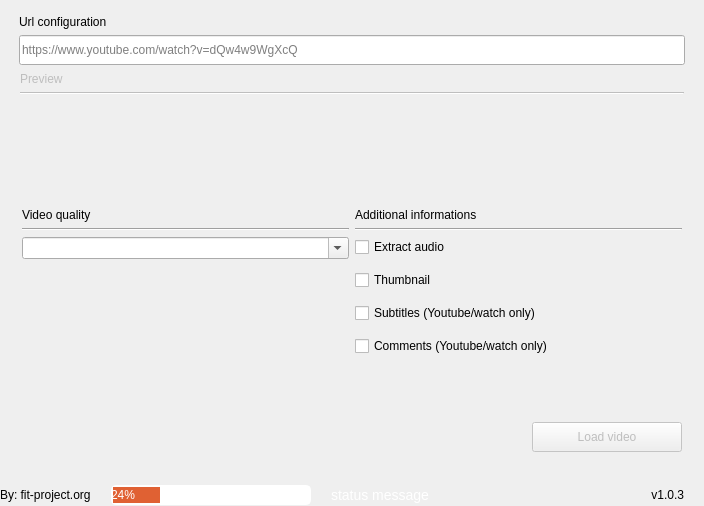
           <widget class="QFrame" name="content_bottom">
            <property name="frameShape">
             <enum>QFrame::NoFrame</enum>
            </property>
            <property name="frameShadow">
             <enum>QFrame::Raised</enum>
            </property>
            <layout class="QVBoxLayout" name="verticalLayout_6">
             <property name="spacing">
              <number>0</number>
             </property>
             <property name="leftMargin">
              <number>0</number>
             </property>
             <property name="topMargin">
              <number>0</number>
             </property>
             <property name="rightMargin">
              <number>0</number>
             </property>
             <property name="bottomMargin">
              <number>0</number>
             </property>
             <item>
              <widget class="QFrame" name="content">
               <property name="frameShape">
                <enum>QFrame::NoFrame</enum>
               </property>
               <property name="frameShadow">
                <enum>QFrame::Raised</enum>
               </property>
               <layout class="QHBoxLayout" name="horizontalLayout_4">
                <property name="spacing">
                 <number>0</number>
                </property>
                <property name="leftMargin">
                 <number>10</number>
                </property>
                <property name="topMargin">
                 <number>10</number>
                </property>
                <property name="rightMargin">
                 <number>10</number>
                </property>
                <property name="bottomMargin">
                 <number>10</number>
                </property>
                <item>
                 <widget class="QFrame" name="content_container">
                  <property name="maximumSize">
                   <size>
                    <width>16777215</width>
                    <height>16777215</height>
                   </size>
                  </property>
                  <layout class="QVBoxLayout" name="verticalLayout_9">
                   <property name="spacing">
                    <number>0</number>
                   </property>
                   <property name="leftMargin">
                    <number>0</number>
                   </property>
                   <property name="topMargin">
                    <number>0</number>
                   </property>
                   <property name="rightMargin">
                    <number>0</number>
                   </property>
                   <property name="bottomMargin">
                    <number>0</number>
                   </property>
                   <item>
                    <widget class="QFrame" name="top_container">
                     <property name="frameShape">
                      <enum>QFrame::NoFrame</enum>
                     </property>
                     <layout class="QVBoxLayout" name="server_configuration_vlayout">
                      <property name="topMargin">
                       <number>5</number>
                      </property>
                      <property name="bottomMargin">
                       <number>0</number>
                      </property>
                      <item>
                       <layout class="QVBoxLayout" name="url_configuration_container">
                        <property name="topMargin">
                         <number>0</number>
                        </property>
                        <property name="bottomMargin">
                         <number>0</number>
                        </property>
                        <item>
                         <layout class="QHBoxLayout" name="url_configuration_top_layout">
                          <property name="bottomMargin">
                           <number>0</number>
                          </property>
                          <item>
                           <widget class="QLabel" name="url_configuration_title">
                            <property name="styleSheet">
                             <string notr="true"/>
                            </property>
                            <property name="text">
                             <string>Url configuration</string>
                            </property>
                           </widget>
                          </item>
                         </layout>
                        </item>
                        <item>
                         <widget class="QLineEdit" name="input_url">
                          <property name="minimumSize">
                           <size>
                            <width>0</width>
                            <height>30</height>
                           </size>
                          </property>
                          <property name="text">
                           <string/>
                          </property>
                          <property name="placeholderText">
                           <string>https://www.youtube.com/watch?v=dQw4w9WgXcQ</string>
                          </property>
                         </widget>
                        </item>
                       </layout>
                      </item>
                      <item>
                       <widget class="QFrame" name="preview_container">
                        <property name="enabled">
                         <bool>false</bool>
                        </property>
                        <layout class="QVBoxLayout" name="preview_container_layout">
                         <property name="spacing">
                          <number>-1</number>
                         </property>
                         <property name="leftMargin">
                          <number>1</number>
                         </property>
                         <property name="topMargin">
                          <number>1</number>
                         </property>
                         <property name="rightMargin">
                          <number>1</number>
                         </property>
                         <property name="bottomMargin">
                          <number>1</number>
                         </property>
                         <item>
                          <widget class="QLabel" name="preview_box_title">
                           <property name="text">
                            <string>Preview</string>
                           </property>
                          </widget>
                         </item>
                         <item>
                          <widget class="Line" name="preview_line_separator">
                           <property name="orientation">
                            <enum>Qt::Horizontal</enum>
                           </property>
                          </widget>
                         </item>
                         <item>
                          <layout class="QHBoxLayout" name="preview_box">
                           <property name="topMargin">
                            <number>0</number>
                           </property>
                           <property name="rightMargin">
                            <number>0</number>
                           </property>
                           <property name="bottomMargin">
                            <number>0</number>
                           </property>
                           <item>
                            <layout class="QVBoxLayout" name="preview_thumbnail_box">
                             <property name="spacing">
                              <number>0</number>
                             </property>
                             <property name="sizeConstraint">
                              <enum>QLayout::SetDefaultConstraint</enum>
                             </property>
                             <item>
                              <widget class="QLabel" name="preview_thumbnail">
                               <property name="minimumSize">
                                <size>
                                 <width>0</width>
                                 <height>0</height>
                                </size>
                               </property>
                               <property name="maximumSize">
                                <size>
                                 <width>214</width>
                                 <height>120</height>
                                </size>
                               </property>
                               <property name="text">
                                <string/>
                               </property>
                               <property name="scaledContents">
                                <bool>false</bool>
                               </property>
                               <property name="wordWrap">
                                <bool>false</bool>
                               </property>
                              </widget>
                             </item>
                            </layout>
                           </item>
                           <item>
                            <layout class="QVBoxLayout" name="preview_informations">
                             <property name="leftMargin">
                              <number>20</number>
                             </property>
                             <item>
                              <widget class="QLabel" name="preview_title">
                               <property name="text">
                                <string/>
                               </property>
                               <property name="wordWrap">
                                <bool>true</bool>
                               </property>
                              </widget>
                             </item>
                             <item>
                              <widget class="QLabel" name="preview_duration">
                               <property name="text">
                                <string/>
                               </property>
                              </widget>
                             </item>
                             <item>
                              <spacer name="horizontalSpacer">
                               <property name="orientation">
                                <enum>Qt::Horizontal</enum>
                               </property>
                               <property name="sizeHint" stdset="0">
                                <size>
                                 <width>40</width>
                                 <height>20</height>
                                </size>
                               </property>
                              </spacer>
                             </item>
                             <item>
                              <spacer name="preview_informations_vertical_spacer">
                               <property name="orientation">
                                <enum>Qt::Vertical</enum>
                               </property>
                               <property name="sizeHint" stdset="0">
                                <size>
                                 <width>20</width>
                                 <height>40</height>
                                </size>
                               </property>
                              </spacer>
                             </item>
                            </layout>
                           </item>
                          </layout>
                         </item>
                        </layout>
                       </widget>
                      </item>
                     </layout>
                    </widget>
                   </item>
                   <item>
                    <widget class="QFrame" name="bottom_container">
                     <property name="enabled">
                      <bool>true</bool>
                     </property>
                     <property name="maximumSize">
                      <size>
                       <width>16777215</width>
                       <height>283</height>
                      </size>
                     </property>
                     <property name="frameShape">
                      <enum>QFrame::NoFrame</enum>
                     </property>
                     <property name="frameShadow">
                      <enum>QFrame::Plain</enum>
                     </property>
                     <layout class="QVBoxLayout" name="verticalLayout_11">
                      <property name="spacing">
                       <number>6</number>
                      </property>
                      <property name="leftMargin">
                       <number>12</number>
                      </property>
                      <property name="topMargin">
                       <number>12</number>
                      </property>
                      <property name="rightMargin">
                       <number>12</number>
                      </property>
                      <property name="bottomMargin">
                       <number>12</number>
                      </property>
                      <item>
                       <widget class="QFrame" name="acquisition_criteria">
                        <property name="enabled">
                         <bool>true</bool>
                        </property>
                        <layout class="QHBoxLayout" name="acquisition_criteria_container_layout" stretch="0,0">
                         <property name="spacing">
                          <number>-1</number>
                         </property>
                         <property name="leftMargin">
                          <number>0</number>
                         </property>
                         <property name="topMargin">
                          <number>0</number>
                         </property>
                         <property name="rightMargin">
                          <number>0</number>
                         </property>
                         <property name="bottomMargin">
                          <number>0</number>
                         </property>
                         <item>
                          <layout class="QVBoxLayout" name="default_informations_box">
                           <property name="spacing">
                            <number>-1</number>
                           </property>
                           <property name="leftMargin">
                            <number>0</number>
                           </property>
                           <property name="topMargin">
                            <number>0</number>
                           </property>
                           <property name="rightMargin">
                            <number>0</number>
                           </property>
                           <item>
                            <widget class="QLabel" name="default_informations_title">
                             <property name="text">
                              <string>Video quality</string>
                             </property>
                            </widget>
                           </item>
                           <item>
                            <widget class="Line" name="default_informations_line_separator">
                             <property name="orientation">
                              <enum>Qt::Horizontal</enum>
                             </property>
                            </widget>
                           </item>
                           <item>
                            <layout class="QHBoxLayout" name="default_informations_list_box">
                             <item>
                              <layout class="QVBoxLayout" name="default_informations_list">
                               <property name="spacing">
                                <number>-1</number>
                               </property>
                               <item>
                                <widget class="QComboBox" name="video_quality">
                                 <property name="minimumSize">
                                  <size>
                                   <width>150</width>
                                   <height>0</height>
                                  </size>
                                 </property>
                                 <property name="maximumSize">
                                  <size>
                                   <width>16777215</width>
                                   <height>16777215</height>
                                  </size>
                                 </property>
                                 <property name="mouseTracking">
                                  <bool>true</bool>
                                 </property>
                                 <property name="autoFillBackground">
                                  <bool>false</bool>
                                 </property>
                                 <property name="styleSheet">
                                  <string notr="true"/>
                                 </property>
                                 <property name="editable">
                                  <bool>true</bool>
                                 </property>
                                 <property name="currentText">
                                  <string notr="true"/>
                                 </property>
                                 <property name="iconSize">
                                  <size>
                                   <width>16</width>
                                   <height>16</height>
                                  </size>
                                 </property>
                                 <property name="frame">
                                  <bool>true</bool>
                                 </property>
                                </widget>
                               </item>
                               <item>
                                <spacer name="default_informations_horizontal_spacer">
                                 <property name="orientation">
                                  <enum>Qt::Horizontal</enum>
                                 </property>
                                 <property name="sizeHint" stdset="0">
                                  <size>
                                   <width>40</width>
                                   <height>20</height>
                                  </size>
                                 </property>
                                </spacer>
                               </item>
                               <item>
                                <spacer name="default_informations_vertical_spacer">
                                 <property name="orientation">
                                  <enum>Qt::Vertical</enum>
                                 </property>
                                 <property name="sizeHint" stdset="0">
                                  <size>
                                   <width>20</width>
                                   <height>40</height>
                                  </size>
                                 </property>
                                </spacer>
                               </item>
                              </layout>
                             </item>
                            </layout>
                           </item>
                          </layout>
                         </item>
                         <item>
                          <layout class="QVBoxLayout" name="additional_informations_box">
                           <property name="spacing">
                            <number>-1</number>
                           </property>
                           <property name="leftMargin">
                            <number>0</number>
                           </property>
                           <item>
                            <widget class="QLabel" name="additional_informations_title">
                             <property name="text">
                              <string>Additional informations</string>
                             </property>
                            </widget>
                           </item>
                           <item>
                            <widget class="Line" name="line_3">
                             <property name="orientation">
                              <enum>Qt::Horizontal</enum>
                             </property>
                            </widget>
                           </item>
                           <item>
                            <layout class="QHBoxLayout" name="addtional_informations_list_box">
                             <property name="leftMargin">
                              <number>0</number>
                             </property>
                             <item>
                              <layout class="QVBoxLayout" name="additional_informations_list">
                               <property name="spacing">
                                <number>13</number>
                               </property>
                               <item>
                                <widget class="QCheckBox" name="get_audio">
                                 <property name="enabled">
                                  <bool>true</bool>
                                 </property>
                                 <property name="text">
                                  <string>Extract audio</string>
                                 </property>
                                 <property name="checked">
                                  <bool>false</bool>
                                 </property>
                                </widget>
                               </item>
                               <item>
                                <widget class="QCheckBox" name="get_thumbnail">
                                 <property name="enabled">
                                  <bool>true</bool>
                                 </property>
                                 <property name="text">
                                  <string>Thumbnail</string>
                                 </property>
                                 <property name="checked">
                                  <bool>false</bool>
                                 </property>
                                </widget>
                               </item>
                               <item>
                                <widget class="QCheckBox" name="get_subtitles">
                                 <property name="enabled">
                                  <bool>true</bool>
                                 </property>
                                 <property name="text">
                                  <string>Subtitles (Youtube/watch only)</string>
                                 </property>
                                 <property name="checked">
                                  <bool>false</bool>
                                 </property>
                                </widget>
                               </item>
                               <item>
                                <widget class="QCheckBox" name="get_comments">
                                 <property name="enabled">
                                  <bool>true</bool>
                                 </property>
                                 <property name="text">
                                  <string>Comments (Youtube/watch only)</string>
                                 </property>
                                 <property name="checked">
                                  <bool>false</bool>
                                 </property>
                                </widget>
                               </item>
                               <item>
                                <spacer name="additional_informations_list_horizontal_spacer">
                                 <property name="orientation">
                                  <enum>Qt::Horizontal</enum>
                                 </property>
                                 <property name="sizeHint" stdset="0">
                                  <size>
                                   <width>40</width>
                                   <height>20</height>
                                  </size>
                                 </property>
                                </spacer>
                               </item>
                               <item>
                                <spacer name="additional_informations_list_vertical_spacer">
                                 <property name="orientation">
                                  <enum>Qt::Vertical</enum>
                                 </property>
                                 <property name="sizeHint" stdset="0">
                                  <size>
                                   <width>20</width>
                                   <height>40</height>
                                  </size>
                                 </property>
                                </spacer>
                               </item>
                              </layout>
                             </item>
                            </layout>
                           </item>
                          </layout>
                         </item>
                        </layout>
                       </widget>
                      </item>
                      <item>
                       <layout class="QHBoxLayout" name="multifunction_button_layout">
                        <property name="bottomMargin">
                         <number>10</number>
                        </property>
                        <item>
                         <spacer name="multifunction_button_spacer">
                          <property name="orientation">
                           <enum>Qt::Horizontal</enum>
                          </property>
                          <property name="sizeHint" stdset="0">
                           <size>
                            <width>40</width>
                            <height>20</height>
                           </size>
                          </property>
                         </spacer>
                        </item>
                        <item>
                         <widget class="QPushButton" name="multifunction_button">
                          <property name="enabled">
                           <bool>false</bool>
                          </property>
                          <property name="minimumSize">
                           <size>
                            <width>150</width>
                            <height>30</height>
                           </size>
                          </property>
                          <property name="maximumSize">
                           <size>
                            <width>150</width>
                            <height>16777215</height>
                           </size>
                          </property>
                          <property name="cursor">
                           <cursorShape>PointingHandCursor</cursorShape>
                          </property>
                          <property name="layoutDirection">
                           <enum>Qt::LeftToRight</enum>
                          </property>
                          <property name="styleSheet">
                           <string notr="true"/>
                          </property>
                          <property name="text">
                           <string>Load video</string>
                          </property>
                          <property name="iconSize">
                           <size>
                            <width>0</width>
                            <height>0</height>
                           </size>
                          </property>
                         </widget>
                        </item>
                       </layout>
                      </item>
                     </layout>
                    </widget>
                   </item>
                  </layout>
                 </widget>
                </item>
               </layout>
              </widget>
             </item>
             <item>
              <widget class="QFrame" name="bottom_bar">
               <property name="minimumSize">
                <size>
                 <width>0</width>
                 <height>22</height>
                </size>
               </property>
               <property name="maximumSize">
                <size>
                 <width>16777215</width>
                 <height>22</height>
                </size>
               </property>
               <property name="frameShape">
                <enum>QFrame::NoFrame</enum>
               </property>
               <property name="frameShadow">
                <enum>QFrame::Raised</enum>
               </property>
               <layout class="QHBoxLayout" name="horizontalLayout_5">
                <property name="spacing">
                 <number>0</number>
                </property>
                <property name="leftMargin">
                 <number>0</number>
                </property>
                <property name="topMargin">
                 <number>0</number>
                </property>
                <property name="rightMargin">
                 <number>0</number>
                </property>
                <property name="bottomMargin">
                 <number>0</number>
                </property>
                <item>
                 <widget class="QLabel" name="credits_label">
                  <property name="maximumSize">
                   <size>
                    <width>120</width>
                    <height>16</height>
                   </size>
                  </property>
                  <property name="text">
                   <string>By: fit-project.org</string>
                  </property>
                  <property name="alignment">
                   <set>Qt::AlignLeading|Qt::AlignLeft|Qt::AlignVCenter</set>
                  </property>
                 </widget>
                </item>
                <item>
                 <spacer name="bottom_bar_left_spacer">
                  <property name="orientation">
                   <enum>Qt::Horizontal</enum>
                  </property>
                  <property name="sizeType">
                   <enum>QSizePolicy::Expanding</enum>
                  </property>
                  <property name="sizeHint" stdset="0">
                   <size>
                    <width>20</width>
                    <height>20</height>
                   </size>
                  </property>
                 </spacer>
                </item>
                <item>
                 <widget class="QProgressBar" name="progress_bar">
                  <property name="minimumSize">
                   <size>
                    <width>200</width>
                    <height>0</height>
                   </size>
                  </property>
                  <property name="maximumSize">
                   <size>
                    <width>200</width>
                    <height>20</height>
                   </size>
                  </property>
                  <property name="styleSheet">
                   <string notr="true">QProgressBar
{
    color: #ffffff;
    border-style: outset;
border-width: 2px;
    border-radius: 5px;
    text-align: left;
}
QProgressBar::chunk
{
    background-color:#e06133;
}</string>
                  </property>
                  <property name="value">
                   <number>24</number>
                  </property>
                 </widget>
                </item>
                <item>
                 <spacer name="bottom_bar_central_spacer">
                  <property name="orientation">
                   <enum>Qt::Horizontal</enum>
                  </property>
                  <property name="sizeType">
                   <enum>QSizePolicy::Expanding</enum>
                  </property>
                  <property name="sizeHint" stdset="0">
                   <size>
                    <width>20</width>
                    <height>20</height>
                   </size>
                  </property>
                 </spacer>
                </item>
                <item>
                 <widget class="QLabel" name="status_message">
                  <property name="minimumSize">
                   <size>
                    <width>300</width>
                    <height>0</height>
                   </size>
                  </property>
                  <property name="styleSheet">
                   <string notr="true">font-size:14px;
color:#ffffff;</string>
                  </property>
                  <property name="text">
                   <string>status message</string>
                  </property>
                 </widget>
                </item>
                <item>
                 <spacer name="bottom_bar_right_spacer">
                  <property name="orientation">
                   <enum>Qt::Horizontal</enum>
                  </property>
                  <property name="sizeType">
                   <enum>QSizePolicy::Expanding</enum>
                  </property>
                  <property name="sizeHint" stdset="0">
                   <size>
                    <width>20</width>
                    <height>20</height>
                   </size>
                  </property>
                 </spacer>
                </item>
                <item>
                 <widget class="QLabel" name="version">
                  <property name="maximumSize">
                   <size>
                    <width>120</width>
                    <height>16777215</height>
                   </size>
                  </property>
                  <property name="text">
                   <string>v1.0.3</string>
                  </property>
                  <property name="alignment">
                   <set>Qt::AlignRight|Qt::AlignTrailing|Qt::AlignVCenter</set>
                  </property>
                 </widget>
                </item>
                <item>
                 <widget class="QFrame" name="frame_size_grip">
                  <property name="minimumSize">
                   <size>
                    <width>20</width>
                    <height>0</height>
                   </size>
                  </property>
                  <property name="maximumSize">
                   <size>
                    <width>20</width>
                    <height>16777215</height>
                   </size>
                  </property>
                  <property name="frameShape">
                   <enum>QFrame::NoFrame</enum>
                  </property>
                  <property name="frameShadow">
                   <enum>QFrame::Raised</enum>
                  </property>
                 </widget>
                </item>
               </layout>
              </widget>
             </item>
            </layout>
           </widget>
